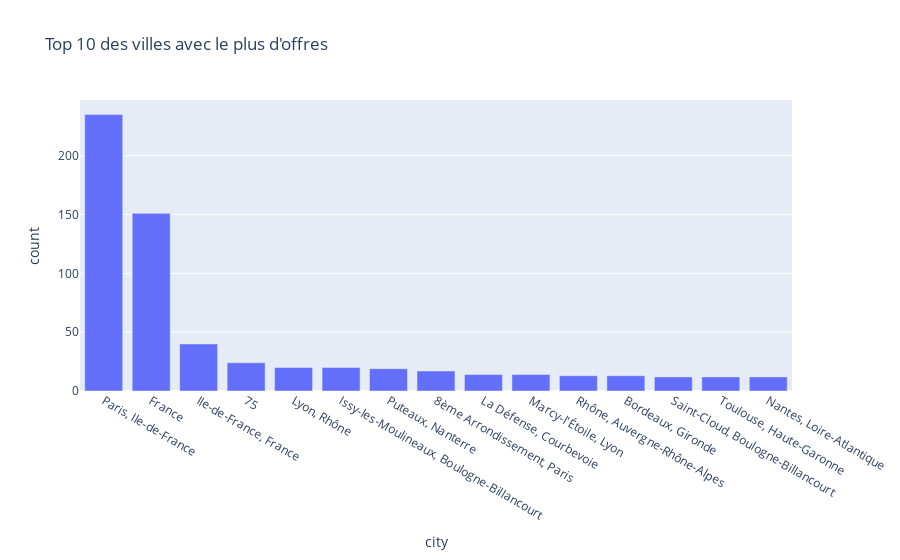

The cell this chart's notebook holds for it:
### Code cell
# === Visualisation 1 : Offres par ville ===
df_city = df["location"].value_counts().head(15).reset_index()
df_city.columns = ["city", "count"]
fig1 = px.bar(df_city, x="city", y="count", title="Top 10 des villes avec le plus d'offres")
fig1.show()

### Figure 1 — Plotly figure (JSON) as saved in the notebook; plotly's stock layout.template omitted (floating-point values rounded to 4 significant figures)
{"data": [{"hovertemplate": "city=%{x}<br>count=%{y}<extra></extra>", "legendgroup": "", "marker": {"color": "#636efa", "pattern": {"shape": ""}}, "name": "", "orientation": "v", "showlegend": false, "textposition": "auto", "type": "bar", "x": ["Paris, Ile-de-France", "France", "Ile-de-France, France", "75", "Lyon, Rhône", "Issy-les-Moulineaux, Boulogne-Billancourt", "Puteaux, Nanterre", "8ème Arrondissement, Paris", "La Défense, Courbevoie", "Marcy-l'Étoile, Lyon", "Rhône, Auvergne-Rhône-Alpes", "Bordeaux, Gironde", "Saint-Cloud, Boulogne-Billancourt", "Toulouse, Haute-Garonne", "Nantes, Loire-Atlantique"], "xaxis": "x", "y": [235, 151, 40, 24, 20, 20, 19, 17, 14, 14, 13, 13, 12, 12, 12], "yaxis": "y"}], "layout": {"barmode": "relative", "legend": {"tracegroupgap": 0}, "title": {"text": "Top 10 des villes avec le plus d'offres"}, "xaxis": {"anchor": "y", "domain": [0, 1], "title": {"text": "city"}}, "yaxis": {"anchor": "x", "domain": [0, 1], "title": {"text": "count"}}}}
